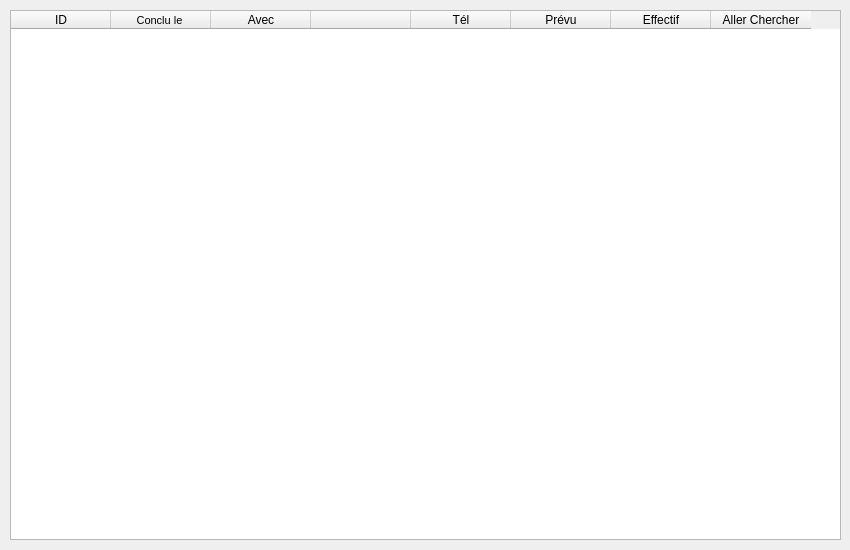
<?xml version="1.0" encoding="UTF-8"?>
<ui version="4.0">
 <class>Contracts</class>
 <widget class="QMainWindow" name="Contracts">
  <property name="geometry">
   <rect>
    <x>0</x>
    <y>0</y>
    <width>850</width>
    <height>550</height>
   </rect>
  </property>
  <property name="windowTitle">
   <string>Contrats</string>
  </property>
  <widget class="QWidget" name="centralwidget">
   <widget class="QTableWidget" name="tableContracts">
    <property name="geometry">
     <rect>
      <x>10</x>
      <y>10</y>
      <width>831</width>
      <height>530</height>
     </rect>
    </property>
    <property name="locale">
     <locale language="French" country="Switzerland"/>
    </property>
    <column>
     <property name="text">
      <string>ID</string>
     </property>
    </column>
    <column>
     <property name="text">
      <string>Conclu le </string>
     </property>
     <property name="font">
      <font>
       <pointsize>8</pointsize>
       <weight>50</weight>
       <bold>false</bold>
      </font>
     </property>
    </column>
    <column>
     <property name="text">
      <string>Avec</string>
     </property>
    </column>
    <column>
     <property name="text">
      <string/>
     </property>
    </column>
    <column>
     <property name="text">
      <string>Tél</string>
     </property>
    </column>
    <column>
     <property name="text">
      <string>Prévu</string>
     </property>
    </column>
    <column>
     <property name="text">
      <string>Effectif</string>
     </property>
    </column>
    <column>
     <property name="text">
      <string>Aller Chercher</string>
     </property>
    </column>
   </widget>
  </widget>
 </widget>
 <resources/>
 <connections/>
</ui>
